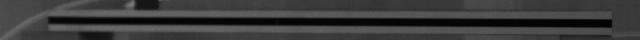
#> input picture figures/focus.jpg, 640 x 40 px
$ jupyter execute --allow-errors 'Part 1 - Open-source Python tools for structural dynamics.ipynb'   (shell and % lines are left out)   (older library calls are emulated)
#> lines starting #> are read from the running program, lines starting #| are printed output that depends on the picture
<center>

<br>
<font size="8" color="f00e0e" style="line-height: 150%;" face="garamond"><b>High-speed Image Based Experimental Modal Analysis & Open Source Tools</b></font>
<font size="6" color="f00e0e" style="line-height: 150%;" face="garamond"><br><br><b>Free Online Course</b></font>

<font size="5">June 29th 2020</font>

<b>Klemen Zaletelj$^a$, Domen Gorjup$^a$ and Janko Slavič$^a$</b>

$^a$ Faculty of Mechanical Engineering, University of Ljubljana

\* Corresponding email: janko.slavic@fs.uni-lj.si
</center>

<b style="font-size:30px">``https://github.com/ladisk/sdPy``</b>

---

<h1>Table of Contents<span class="tocSkip"></span></h1>
<div class="toc"><ul class="toc-item"><li><ul class="toc-item"><li><ul class="toc-item"><li><ul class="toc-item"><li><span><a href="#Requirements" data-toc-modified-id="Requirements-0.0.0.1">Requirements</a></span></li></ul></li></ul></li></ul></li><li><span><a href="#Part-1:-How-to-start-with-Python-for-structural-dynamics" data-toc-modified-id="Part-1:-How-to-start-with-Python-for-structural-dynamics-1">Part 1: How to start with Python for structural dynamics</a></span><ul class="toc-item"><li><ul class="toc-item"><li><span><a href="#The-Anaconda-distribution" data-toc-modified-id="The-Anaconda-distribution-1.0.1">The Anaconda distribution</a></span></li><li><span><a href="#Jupyter-notebook" data-toc-modified-id="Jupyter-notebook-1.0.2">Jupyter notebook</a></span></li></ul></li><li><span><a href="#Before-the-course" data-toc-modified-id="Before-the-course-1.1">Before the course</a></span><ul class="toc-item"><li><span><a href="#Python-for-beginner-programmers" data-toc-modified-id="Python-for-beginner-programmers-1.1.1">Python for beginner programmers</a></span></li><li><span><a href="#Python-for-Matlab-users" data-toc-modified-id="Python-for-Matlab-users-1.1.2">Python for Matlab users</a></span></li></ul></li><li><span><a href="#Python's-scientific-and-numerical-libraries" data-toc-modified-id="Python's-scientific-and-numerical-libraries-1.2">Python's scientific and numerical libraries</a></span><ul class="toc-item"><li><span><a href="#SciPy" data-toc-modified-id="SciPy-1.2.1">SciPy</a></span><ul class="toc-item"><li><span><a href="#NumPy" data-toc-modified-id="NumPy-1.2.1.1"><a href="http://www.numpy.org/" target="_blank">NumPy</a></a></span></li><li><span><a href="#Matplotlib" data-toc-modified-id="Matplotlib-1.2.1.2"><a href="https://matplotlib.org/" target="_blank">Matplotlib</a></a></span></li><li><span><a href="#The-SciPy-library" data-toc-modified-id="The-SciPy-library-1.2.1.3"><a href="https://docs.scipy.org/doc/scipy/reference/" target="_blank">The SciPy library</a></a></span></li><li><span><a href="#Installing-additional-packages" data-toc-modified-id="Installing-additional-packages-1.2.1.4">Installing additional packages</a></span></li></ul></li></ul></li><li><span><a href="#pyFRF" data-toc-modified-id="pyFRF-1.3">pyFRF</a></span></li><li><span><a href="#pyEMA" data-toc-modified-id="pyEMA-1.4">pyEMA</a></span></li><li><span><a href="#Some-other-useful-packages" data-toc-modified-id="Some-other-useful-packages-1.5">Some other useful packages</a></span><ul class="toc-item"><li><span><a href="#pyuff" data-toc-modified-id="pyuff-1.5.1">pyuff</a></span></li><li><span><a href="#uff_widget" data-toc-modified-id="uff_widget-1.5.2">uff_widget</a></span></li><li><span><a href="#LVM_read" data-toc-modified-id="LVM_read-1.5.3">LVM_read</a></span></li><li><span><a href="#FLife" data-toc-modified-id="FLife-1.5.4">FLife</a></span></li></ul></li></ul></li></ul></div>

---

#### Requirements

For a list of the required software tools and instructions on how to use this template, please see the

**[README document on the course repository landing page](https://github.com/ladisk/sdPy)**.

---

# Part 1: How to start with Python for structural dynamics

[Python](https://www.python.org/) is an **open-source**, interpreted, dynamically typed programming language.

Its **availability** and **intuitive syntax** make it one of the most popular programming language choises in the scientific community.

### The Anaconda distribution
[Anaconda](https://www.anaconda.com/products/individual) is one of the many distributions of Python that makes starting out with Python very easy, as it comes with:

* More than 1,400 packages pre-installed
* Anaconda navigator (desktop GUI)
* **conda** package manager for additional package installation: https://anaconda.org/anaconda/repo

### Jupyter notebook

Jupyter notebook is an interactive programming environment, and is included in the Anaconda distribution. Some of the characteristics of Jupyter notebook:

* cell based programming (similar to Mathematica),
* file extension **.ipynb**,
* running each individual cell,
* includes **Markdown** and **Code** type cells.

**Start Jupyter notebook by running:**
```cmd
$ jupyter notebook
```

in a comand prompt / terminal window in your local directory.

---

## Before the course

### Python for beginner programmers

If you are just starting out with programming and you have already successfully installed a version of Python on your machine, we suggest going over a beginner Python tutorial before following this course.

[Scipy lecture notes](http://scipy-lectures.org/index.html) are a great resource for aspiring Python users, focused more on the scientific community.
Sections [1.1](http://scipy-lectures.org/intro/intro.html) and [1.2](http://scipy-lectures.org/intro/language/python_language.html) of Scipy lecture notes will provide more than enough info to get you started.

If you want to learn even more about Python, you will find countless tutorials available online, but the [official Python tutorial](https://docs.python.org/3/tutorial/index.html) is a good place to start.

You can also find many more great resources in the [official Python beginners guide](https://wiki.python.org/moin/BeginnersGuide).

### Python for Matlab users

Many researchers and engineers learning Python come from a background of Matlab or a similar commercial software package. A lot of effort has gone into making this transition as simple as possible.

The [Scipy](https://www.scipy.org/) project includes all the tools required to make Python a powerful alternative to most comercially available numerical packages. If you are an experienced Matlab user, the [NumPy for Matlab users](https://numpy.org/doc/stable/user/numpy-for-matlab-users.html) page contains important information to quickly get you started.

---

## Python's scientific and numerical libraries

Python comes with some very useful features [out of-the-box](https://docs.python.org/3/library/):

* numerical and mathematical datatypes and functions,
* filesystem management tools,
* data compression tools,
* support for various networking and internet protocols ([http](https://docs.python.org/3/library/http.html), [email](https://docs.python.org/3/library/email.html), [websockets](https://docs.python.org/3/library/socket.html), ...),
text processing and binary data manipulation,
* development tools (documentation, unit-testing, ...)
* The **[pip package maager](https://pip.pypa.io/en/stable/)**,
* ...

With the Anaconda distribution of Python you also get Python's essential numerical packages pre-installed:

### SciPy

The [SciPy](https://www.scipy.org/index.html) stack is a collection of open-source Python software for science and engineering. To get more information on how to use Scientific Python, see the [Getting started with SciPy page](https://www.scipy.org/getting-started.html).

The SciPy stack consists of six core packages, including:

---

#### [NumPy](http://www.numpy.org/)

* Adds support for the efficient multidimentional ``ndarray`` data object for numerical data representation.
* Functions for *numerical data manipulation*, *linear algebra* and *the Fourier transform*.

[cell 1]
import numpy as np

[cell 2]
L = [1, 2, 3, 4, 5] # This is a list
a = np.array(L)     # This is an array
a

Note the difference:

[cell 3]
2*L

[cell 4]
2*a

A range of numbers:

[cell 5]
a1 = np.arange(0, 10, 2)
a1

Linearly spaced numbers:

[cell 6]
a2 = np.linspace(0, 10, 6, dtype=complex)
a2

Multidimensional arrays are used to represent matrices:

[cell 7]
M = np.random.rand(3, 3) # This is a matrix

[cell 8]
M.shape

[cell 9]
M

**For more information on the NumPy library, see the [official NumPy tutorial](https://numpy.org/devdocs/user/basics.html).**

---

#### [Matplotlib](https://matplotlib.org/)

* A plotting library for producing publication-ready data visualizations.
* A MATLAB-inspired user interface.

[cell 10]
import matplotlib.pyplot as plt

[cell 11]
x = np.linspace(0, 1, 40)
y1 = np.sin(2*np.pi*2*x)
y2 = np.cos(2*np.pi*2*x)

plt.plot(x, y1, 'o', label='sin', c='k')
plt.plot(x, y2, 'o', label='cos', c='cyan')
plt.legend(loc=1, fontsize=16)
plt.xlabel('x')
plt.ylabel('y')
plt.title('Sin and Cos', fontsize=16)
plt.grid(True)
plt.show()
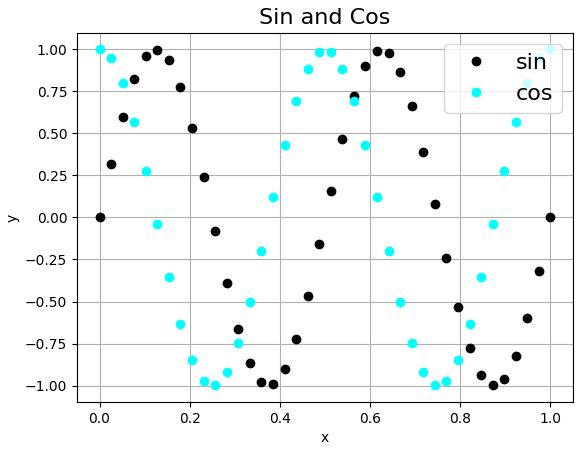
#> figure drawn by matplotlib, 1 panel; curve peaks at x = 0.128, y = 0.999; curve peaks at x = 0, y = 1

**For more information on the Matplotlib library, see the [official Matplotlib tutorials page](https://matplotlib.org/tutorials/index.html).**

---

#### [The SciPy library](https://docs.scipy.org/doc/scipy/reference/)

provides user-friendly and efficient numerical routines for:

* **Signal processing**,
* numerical integration,
* optimization,
* interpolation.

all based on the NumPy `ndarray` class.

**Prepare synthetic FRF data**

[cell 12]
C = 0.5+0.1j # modal constant
eta = 5e-3   # damping loss factor
f0 = 320     # natural frequency
df = 1.      # freq resolution
D = 1e-8*(1-.1j)    # residual

f = 1*np.arange(0, 1400, step=df) # / frequency range

w0 = f0 * 2 * np.pi #to rad/s
w = f * 2 * np.pi
H1_syn = C / (w0 ** 2 - w ** 2 + 1.j * eta * w0 ** 2) + \
        +0.5*np.conj(C) / ((w0*2)** 2 - w ** 2 + 1.j * eta * (w0*2)** 2)\
        +0.25*C / ((w0*3)** 2 - w ** 2 + 1.j * eta * (w0*3)** 2)\
        + D

Visualize the prepared FRF

[cell 13]
fig, ax1 = plt.subplots(figsize=(10, 5))
ax1.semilogy(f,np.abs(H1_syn), 'b')
ax1.set_xlabel('Frequency [Hz]')
ax1.set_ylabel('H1', color='b')
for tl in ax1.get_yticklabels():
    tl.set_color('b')

ax2 = ax1.twinx()
ax2.plot(f,np.angle(H1_syn), 'r', alpha=0.2)
ax2.set_ylabel('Angle', color='r')
for tl in ax2.get_yticklabels():
    tl.set_color('r')
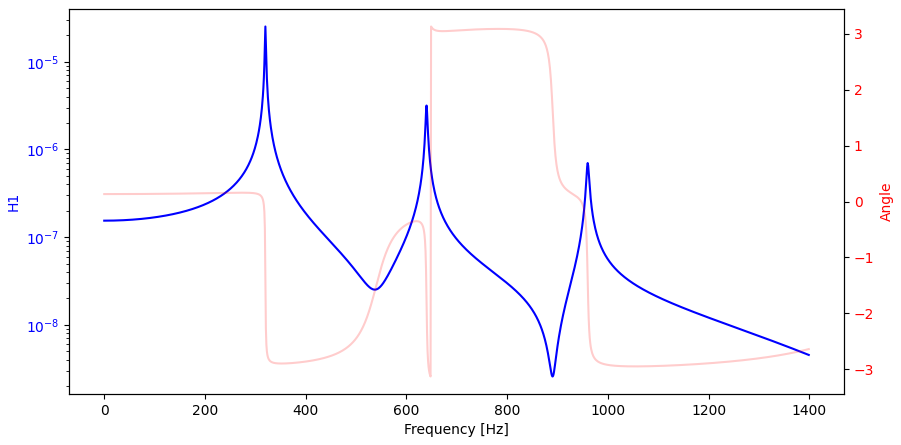
#> figure drawn by matplotlib, 2 panels; panel 1: curve peaks at x = 320, y = 2.52e-05; panel 2: curve peaks at x = 649, y = 3.13

**Prepare synthetic impulse response function** by IFFT of the synthetic FRF

[cell 14]
h = np.fft.irfft(H1_syn)
l = len(h)
t = np.linspace(0, 1, num=l)
excitation = np.zeros_like(t)
excitation[100] = 1.

**`scipy.signal.convolve`**

[cell 15]
from scipy.signal import convolve

[cell 16]
response = convolve(excitation, h, mode='full')[:len(t)]

[cell 17]
fig, ax1 = plt.subplots(figsize=(10, 5))
ax1.plot(t, excitation, 'b', lw=3);
ax1.set_xlabel('Time [s]')
ax1.set_ylabel('Excitation', color='b')
ax1.set_xlim(left=0, right=1)
for tl in ax1.get_yticklabels():
    tl.set_color('b')

ax2 = ax1.twinx()
ax2.plot(t, response, 'r', alpha=0.7)
ax2.set_ylabel('Response', color='r')
for tl in ax2.get_yticklabels():
    tl.set_color('r')
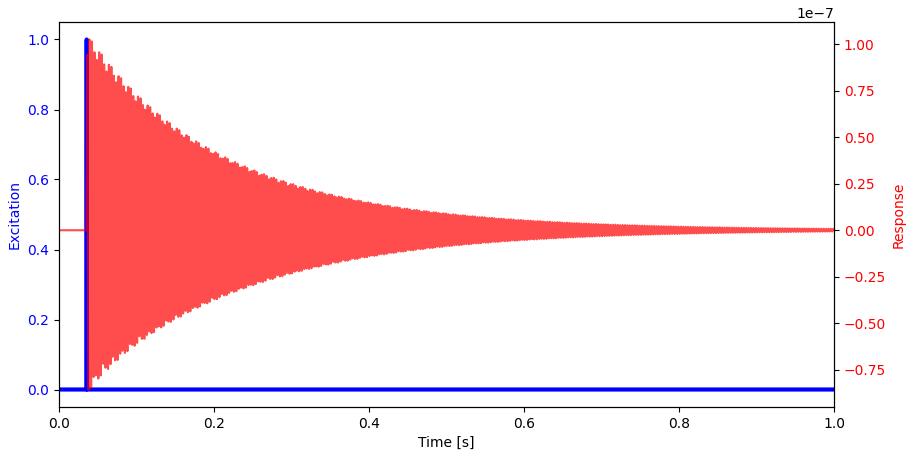
#> figure drawn by matplotlib, 2 panels; panel 1: curve peaks at x = 0.0358, y = 1; panel 2: curve peaks at x = 0.0393, y = 1.03e-07

Convolution is also very useful in image processing (**scipy.signal.convolve2d**):

[cell 18]
from scipy.signal import convolve2d

Prepare central difference kernel for derivation:

[cell 19]
from scipy.misc import central_diff_weights

#> (a cell that did not finish here is left out)

[cell 21]
image = plt.imread('figures/focus.jpg').astype(float)
#> image: shape (40, 640) float64; min 0, max 121, mean 59.5

[cell 22]
plt.figure(figsize=(15, 8))
plt.imshow(image, cmap='gray')

#> (a cell that did not finish here is left out)

[cell 24]
plt.figure(figsize=(15, 5))
#> (the rest of this cell did not finish here and is left out)

**Filtering**

[cell 25]
from scipy.signal import butter, lfilter

Prepare example signal

[cell 26]
time = np.linspace(0, 1, 1000)
f_1 = 20 # Hz
f_2 = 150 # Hz
X = 2*np.sin(2*np.pi*f_1*time) + np.sin(2*np.pi*f_2*time) + 5

[cell 27]
plt.figure(figsize=(10, 5))
plt.plot(time, X, 'b', alpha=0.75, lw=2)
plt.xlabel('Time [s]')
plt.ylabel('Signal');
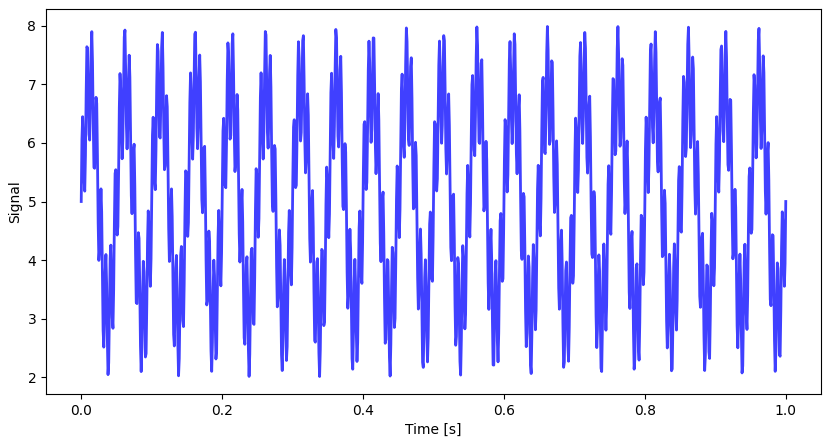
#> figure drawn by matplotlib, 1 panel; curve peaks at x = 0.662, y = 7.99

Design digital Butterworth  bandpass filter

[cell 28]
low = 15 # lower band limit, Hz
high = 50 # upper band limit, Hz
order = 3

dt = time[1] - time[0]
b, a = butter(order, (low, high), btype='bandpass', fs=1/dt)

Filter the signal

#> (a cell that did not finish here is left out)

[cell 30]
plt.figure(figsize=(10, 5))
plt.plot(time, X, 'b', alpha=0.75, lw=2, label='original signal')
#> (the rest of this cell did not finish here and is left out)

Scipy also defines some useful waveforms. Example: **``scipy.signal.chirp``**:

[cell 31]
from scipy.signal import chirp

[cell 32]
f_1, f_2/2

[cell 33]
C = chirp(time, f_1, time[-1], f_2/2, method='logarithmic')

[cell 34]
plt.figure(figsize=(10, 5))
plt.plot(time, C, 'b', alpha=0.75, lw=2)
plt.xlabel('Time [s]')
plt.ylabel('Chirp signal')
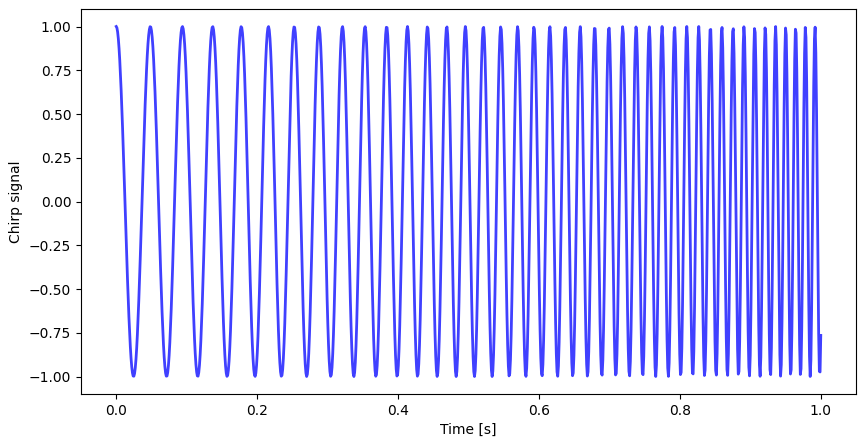
#> figure drawn by matplotlib, 1 panel; curve peaks at x = 0, y = 1

Multiple spectral analysis tools are also defined. Example: **``scipy.signal.welch``**

[cell 35]
from scipy.signal import welch

[cell 36]
freq, Pxx = welch(C, fs=1/(time[1]-time[0]), window='hann', nperseg=256, noverlap=256//2, nfft=1024)

[cell 37]
plt.figure(figsize=(10, 5))
plt.plot(freq, Pxx, 'b', alpha=0.75, lw=2, label='P_xx')
plt.xlabel('Frequency [Hz]')
plt.ylabel('Chirp power spectrum')
plt.axvline(f_1, ls='--', c='r', alpha=0.5)
plt.axvline(f_2/2, ls='--', c='r', alpha=0.5)
plt.xlim(0, 100);
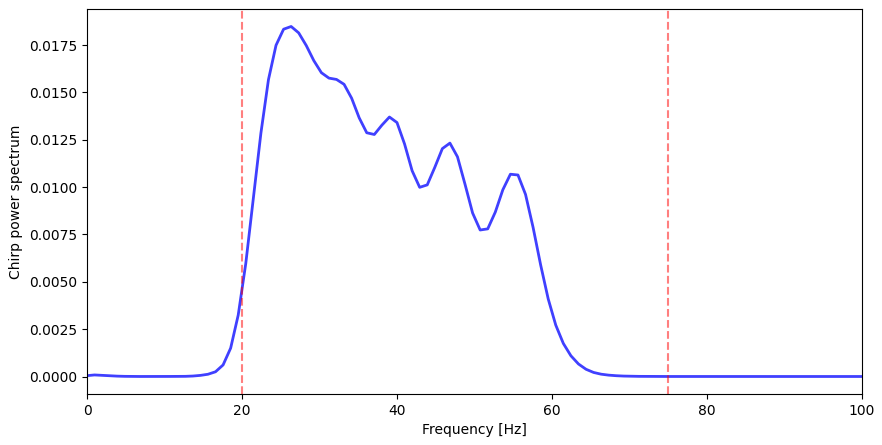
#> figure drawn by matplotlib, 1 panel; curve peaks at x = 26.34, y = 0.0185
